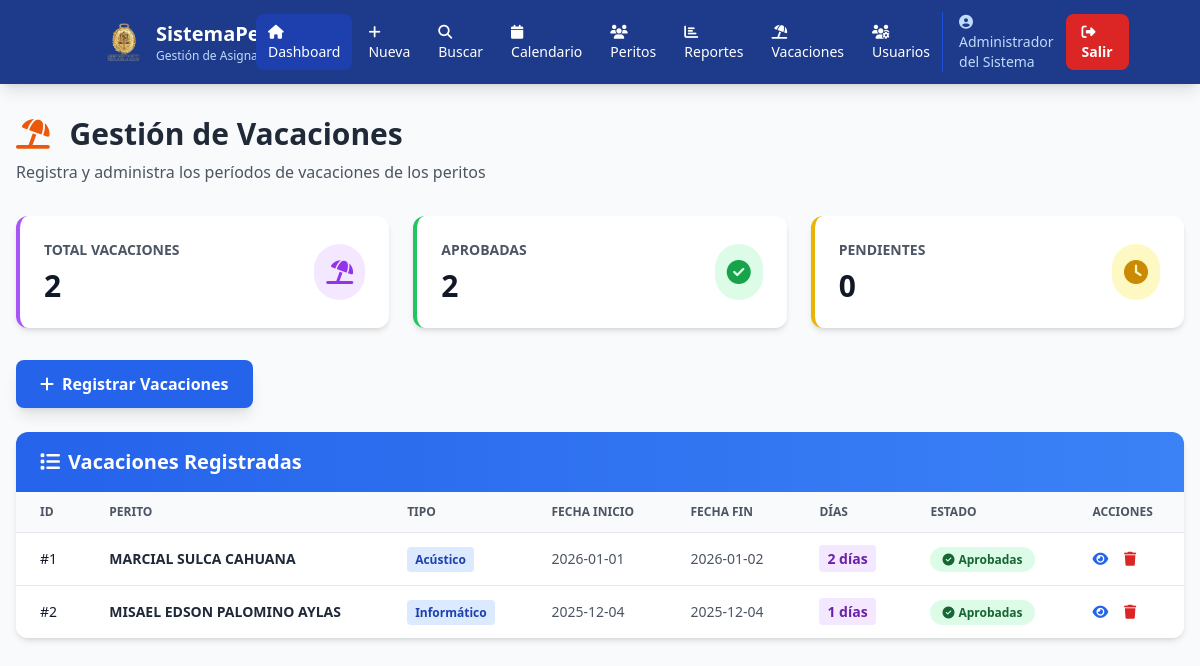
The page /vacaciones (signed in) on the database its author committed.
### tables this page shows
CREATE TABLE vacaciones (
            id INTEGER PRIMARY KEY AUTOINCREMENT,
            perito_id INTEGER NOT NULL,
            tipo_perito TEXT,
            fecha_inicio TEXT NOT NULL,
            fecha_fin TEXT NOT NULL,
            dias_totales INTEGER,
            tipo_vacaciones TEXT DEFAULT 'Programadas',
            estado TEXT DEFAULT 'Aprobadas',
            observaciones TEXT,
            archivos_adjuntos TEXT,
            fecha_registro TIMESTAMP DEFAULT CURRENT_TIMESTAMP,
            FOREIGN KEY (perito_id) REFERENCES peritos(id)
        );

CREATE TABLE peritos (
            id INTEGER PRIMARY KEY AUTOINCREMENT,
            nombre_completo TEXT NOT NULL,
            tipo TEXT NOT NULL,
            estado TEXT DEFAULT 'Activo',
            fecha_creacion TIMESTAMP DEFAULT CURRENT_TIMESTAMP
        );

### app.py (the view)
@app.route('/vacaciones')
@login_required  # ← AGREGAR
def vacaciones():
    conn = sqlite3.connect('database.db')
    conn.row_factory = sqlite3.Row
    cursor = conn.cursor()
    cursor.execute('''
        SELECT v.*, p.nombre_completo
        FROM vacaciones v
        LEFT JOIN peritos p ON v.perito_id = p.id
        ORDER BY v.fecha_inicio DESC
    ''')
    vacaciones_list = []
    for row in cursor.fetchall():
        vacaciones_list.append({
            'id': row['id'],
            'perito_id': row['perito_id'],
            'perito_nombre': row['nombre_completo'],
            'tipo_perito': row['tipo_perito'],
            'fecha_inicio': row['fecha_inicio'],
            'fecha_fin': row['fecha_fin'],
            'dias_totales': row['dias_totales'],
            'tipo_vacaciones': row['tipo_vacaciones'],
            'estado': row['estado'],
            'observaciones': row['observaciones'],
            'fecha_registro': row['fecha_registro']
        })
    cursor.execute('SELECT COUNT(*) FROM vacaciones')
    total_vacaciones = cursor.fetchone()[0]
    cursor.execute('SELECT COUNT(*) FROM vacaciones WHERE estado = "Aprobadas"')
    aprobadas = cursor.fetchone()[0]
    cursor.execute('SELECT COUNT(*) FROM vacaciones WHERE estado = "Pendientes"')
    pendientes = cursor.fetchone()[0]
    conn.close()
    return render_template('admin/vacaciones.html',
                         vacaciones=vacaciones_list,
                         total=total_vacaciones,
                         aprobadas=aprobadas,
                         pendientes=pendientes)

### app.py (called while the page is built)
def login_required(f):
    @wraps(f)
    def decorated_function(*args, **kwargs):
        if 'usuario_id' not in session:
            return redirect(url_for('login'))
        return f(*args, **kwargs)
    return decorated_function

### templates/admin/vacaciones.html (shortened to what this page needs)
<!DOCTYPE html>
<html lang="es">
<head>
    <script src="https://cdn.tailwindcss.com"></script>
    <link rel="stylesheet" href="https://cdnjs.cloudflare.com/ajax/libs/font-awesome/6.4.0/css/all.min.css">
</head>
<body class="bg-gray-50">
    <nav class="bg-blue-900 text-white shadow-lg">
        <div class="container mx-auto px-4">
            <div class="flex justify-between items-center py-3">
                <div class="flex items-center space-x-3">
                    <img src="{{ url_for('static', filename='imagenes/logompo.png') }}" alt="Logo" class="w-10 h-10 object-contain">
                    <div class="hidden md:block">
                        <h1 class="text-xl font-bold">SistemaPerito</h1>
                        <p class="text-xs text-blue-200">Gestión de Asignaciones</p>
                    </div>
                </div>
                <div class="flex items-center space-x-1">
                    <a href="/" class="px-3 py-2 bg-blue-800 rounded-lg hover:bg-blue-700 transition text-sm">
                        <i class="fas fa-home mr-1"></i>Dashboard
                    </a>
                    <a href="/nuevo" class="px-3 py-2 rounded-lg hover:bg-blue-800 transition text-sm">
                        <i class="fas fa-plus mr-1"></i>Nueva
                    </a>
                    <a href="/buscar" class="px-3 py-2 rounded-lg hover:bg-blue-800 transition text-sm">
                        <i class="fas fa-search mr-1"></i>Buscar
                    </a>
                    <a href="/calendario" class="px-3 py-2 rounded-lg hover:bg-blue-800 transition text-sm">
                        <i class="fas fa-calendar mr-1"></i>Calendario
                    </a>
                    <a href="/peritos" class="px-3 py-2 rounded-lg hover:bg-blue-800 transition text-sm">
                        <i class="fas fa-users mr-1"></i>Peritos
                    </a>
                    <a href="/reportes" class="px-3 py-2 rounded-lg hover:bg-blue-800 transition text-sm">
                        <i class="fas fa-chart-bar mr-1"></i>Reportes
                    </a>
                    <a href="/vacaciones" class="px-3 py-2 rounded-lg hover:bg-blue-800 transition text-sm">
                        <i class="fas fa-umbrella-beach mr-1"></i>Vacaciones
                    </a>
                    {% if session.rol == 'admin' %}
                    <a href="/usuarios" class="px-3 py-2 rounded-lg hover:bg-blue-800 transition text-sm">
                        <i class="fas fa-users-cog mr-1"></i>Usuarios
                    </a>
                    {% endif %}
                </div>
                <div class="flex items-center space-x-3 border-l border-blue-700 pl-4">
                    <span class="text-sm text-blue-200 hidden md:block">
                        <i class="fas fa-user-circle mr-1"></i>{{ session.nombre_completo or session.usuario }}
                    </span>
                    <a href="/logout" class="px-4 py-2 bg-red-600 rounded-lg hover:bg-red-700 transition text-sm font-semibold">
                        <i class="fas fa-sign-out-alt mr-1"></i>Salir
                    </a>
                </div>
            </div>
        </div>
    </nav>
    <div class="max-w-7xl mx-auto px-4 py-8">
        <div class="mb-8">
            <h2 class="text-3xl font-bold text-gray-800 mb-2">
                <i class="fas fa-umbrella-beach text-orange-600 mr-3"></i>
                Gestión de Vacaciones
            </h2>
            <p class="text-gray-600">Registra y administra los períodos de vacaciones de los peritos</p>
        </div>
        <div class="grid grid-cols-1 md:grid-cols-3 gap-6 mb-8">
            <div class="bg-white rounded-xl shadow-md p-6 border-l-4 border-purple-500">
                <div class="flex items-center justify-between">
                    <div>
                        <p class="text-sm font-semibold text-gray-600 uppercase">Total Vacaciones</p>
                        <p class="text-3xl font-bold text-gray-900 mt-2">{{ total }}</p>
                    </div>
                    <div class="bg-purple-100 rounded-full p-3">
                        <i class="fas fa-umbrella-beach text-purple-600 text-2xl"></i>
                    </div>
                </div>
            </div>
            <div class="bg-white rounded-xl shadow-md p-6 border-l-4 border-green-500">
                <div class="flex items-center justify-between">
                    <div>
                        <p class="text-sm font-semibold text-gray-600 uppercase">Aprobadas</p>
                        <p class="text-3xl font-bold text-gray-900 mt-2">{{ aprobadas }}</p>
                    </div>
                    <div class="bg-green-100 rounded-full p-3">
                        <i class="fas fa-check-circle text-green-600 text-2xl"></i>
                    </div>
                </div>
            </div>
            <div class="bg-white rounded-xl shadow-md p-6 border-l-4 border-yellow-500">
                <div class="flex items-center justify-between">
                    <div>
                        <p class="text-sm font-semibold text-gray-600 uppercase">Pendientes</p>
                        <p class="text-3xl font-bold text-gray-900 mt-2">{{ pendientes }}</p>
                    </div>
                    <div class="bg-yellow-100 rounded-full p-3">
                        <i class="fas fa-clock text-yellow-600 text-2xl"></i>
                    </div>
                </div>
            </div>
        </div>
        <div class="mb-6">
            <button onclick="mostrarFormularioNuevo()"
                    class="px-6 py-3 bg-blue-600 text-white font-semibold rounded-lg hover:bg-blue-700 transition shadow-lg">
                <i class="fas fa-plus mr-2"></i>Registrar Vacaciones
            </button>
        </div>
        <div class="bg-white rounded-xl shadow-md overflow-hidden">
            <div class="px-6 py-4 bg-gradient-to-r from-blue-600 to-blue-500">
                <h3 class="text-xl font-bold text-white">
                    <i class="fas fa-list mr-2"></i>Vacaciones Registradas
                </h3>
            </div>
            <div class="overflow-x-auto">
                <table class="min-w-full divide-y divide-gray-200">
                    <thead class="bg-gray-50">
                        <tr>
                            <th class="px-6 py-3 text-left text-xs font-semibold text-gray-600 uppercase">ID</th>
                            <th class="px-6 py-3 text-left text-xs font-semibold text-gray-600 uppercase">Perito</th>
                            <th class="px-6 py-3 text-left text-xs font-semibold text-gray-600 uppercase">Tipo</th>
                            <th class="px-6 py-3 text-left text-xs font-semibold text-gray-600 uppercase">Fecha Inicio</th>
                            <th class="px-6 py-3 text-left text-xs font-semibold text-gray-600 uppercase">Fecha Fin</th>
                            <th class="px-6 py-3 text-left text-xs font-semibold text-gray-600 uppercase">Días</th>
                            <th class="px-6 py-3 text-left text-xs font-semibold text-gray-600 uppercase">Estado</th>
                            <th class="px-6 py-3 text-left text-xs font-semibold text-gray-600 uppercase">Acciones</th>
                        </tr>
                    </thead>
                    <tbody class="bg-white divide-y divide-gray-200">
                        {% if vacaciones %}
                            {% for vac in vacaciones %}
                            <tr class="hover:bg-gray-50">
                                <td class="px-6 py-4 whitespace-nowrap text-sm font-medium text-gray-900">#{{ vac.id }}</td>
                                <td class="px-6 py-4 whitespace-nowrap text-sm text-gray-800 font-semibold">{{ vac.perito_nombre }}</td>
                                <td class="px-6 py-4 whitespace-nowrap text-sm">
                                    <span class="px-2 py-1 bg-blue-100 text-blue-800 rounded text-xs font-semibold">
                                        {{ vac.tipo_perito }}
                                    </span>
                                </td>
                                <td class="px-6 py-4 whitespace-nowrap text-sm text-gray-600">{{ vac.fecha_inicio }}</td>
                                <td class="px-6 py-4 whitespace-nowrap text-sm text-gray-600">{{ vac.fecha_fin }}</td>
                                <td class="px-6 py-4 whitespace-nowrap text-sm">
                                    <span class="px-2 py-1 bg-purple-100 text-purple-800 rounded font-bold">{{ vac.dias_totales }} días</span>
                                </td>
                                <td class="px-6 py-4 whitespace-nowrap text-sm">
                                    {% if vac.estado == 'Aprobadas' %}
                                    <span class="px-3 py-1 bg-green-100 text-green-800 rounded-full text-xs font-semibold">
                                        <i class="fas fa-check-circle mr-1"></i>Aprobadas
                                    </span>
                                    {% else %}
                                    <span class="px-3 py-1 bg-yellow-100 text-yellow-800 rounded-full text-xs font-semibold">
                                        <i class="fas fa-clock mr-1"></i>Pendientes
                                    </span>
                                    {% endif %}
                                </td>
                                <td class="px-6 py-4 whitespace-nowrap text-sm">
                                    <button onclick="verDetalleVacacion({{ vac.id }})"
                                            class="text-blue-600 hover:text-blue-800 mr-3"
                                            title="Ver detalle">
                                        <i class="fas fa-eye"></i>
                                    </button>
                                    <button onclick="eliminarVacacion({{ vac.id }})"
                                            class="text-red-600 hover:text-red-800"
                                            title="Eliminar">
                                        <i class="fas fa-trash"></i>
                                    </button>
                                </td>
                            </tr>
                            {% endfor %}
                        {% endif %}
                    </tbody>
                </table>
            </div>
        </div>
    </div>
</body>
</html>

### rows shown on the page
vacaciones: id "1", perito_nombre "MARCIAL SULCA CAHUANA", tipo_perito "Acústico", fecha_inicio "2026-01-01", fecha_fin "2026-01-02", dias_totales "2", estado "Aprobadas" (drawn)
vacaciones: id "2", perito_nombre "MISAEL EDSON PALOMINO AYLAS", tipo_perito "Informático", fecha_inicio "2025-12-04", fecha_fin "2025-12-04", dias_totales "1", estado "Aprobadas" (drawn)

### other values the page prints
{{ session.nombre_completo or session.usuario }} "Administrador del Sistema"
{{ total }} "2"
{{ aprobadas }} "2"
{{ pendientes }} "0"
